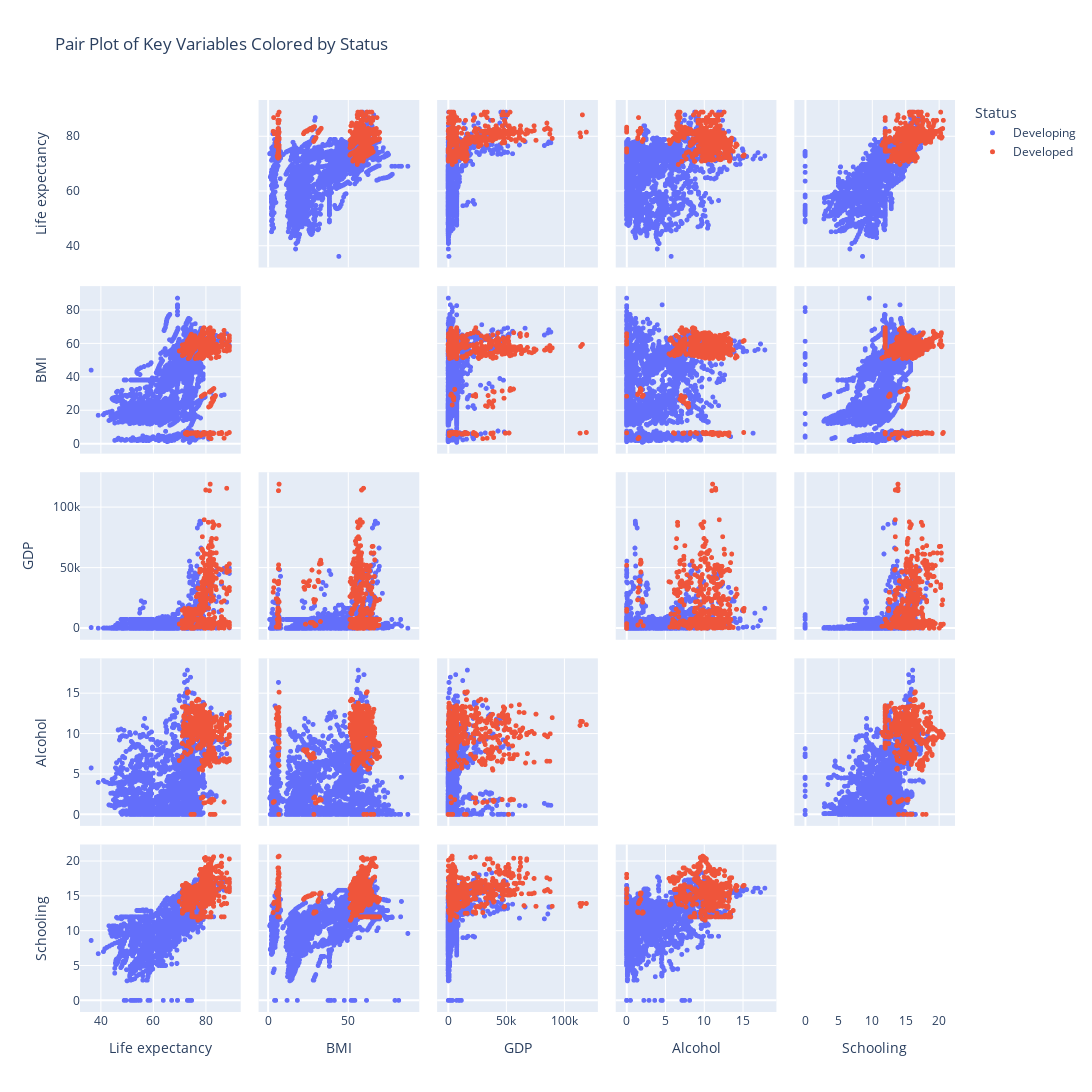

Notebook cell for this chart:
### Code cell
variables = ['Life expectancy', 'BMI', 'GDP', 'Alcohol', 'Schooling']

fig = px.scatter_matrix(data_filled,
                        dimensions=variables,
                        color='Status',
                        title='Pair Plot of Key Variables Colored by Status',
                        )
fig.update_traces(diagonal_visible=False)
fig.update_layout(width=1200, height=1200)
# make marker a  little smaller
fig.update_traces(marker=dict(size=5))
fig.show()

### Figure 1 — Plotly figure (JSON) as saved in the notebook; plotly's stock layout.template omitted (floating-point values rounded to 4 significant figures; data arrays with more than 128 entries replaced by an {"elided": "..."} marker saying what was removed)
{"data": [{"diagonal": {"visible": false}, "dimensions": [{"axis": {"matches": true}, "label": "Life expectancy", "values": {"elided": "2426 float values"}}, {"axis": {"matches": true}, "label": "BMI", "values": {"elided": "2426 float values"}}, {"axis": {"matches": true}, "label": "GDP", "values": {"elided": "2426 float values"}}, {"axis": {"matches": true}, "label": "Alcohol", "values": {"elided": "2426 float values"}}, {"axis": {"matches": true}, "label": "Schooling", "values": {"elided": "2426 float values"}}], "hovertemplate": "Status=Developing<br>%{xaxis.title.text}=%{x}<br>%{yaxis.title.text}=%{y}<extra></extra>", "legendgroup": "Developing", "marker": {"color": "#636efa", "size": 5, "symbol": "circle"}, "name": "Developing", "showlegend": true, "type": "splom"}, {"diagonal": {"visible": false}, "dimensions": [{"axis": {"matches": true}, "label": "Life expectancy", "values": {"elided": "512 float values"}}, {"axis": {"matches": true}, "label": "BMI", "values": {"elided": "512 float values"}}, {"axis": {"matches": true}, "label": "GDP", "values": {"elided": "512 float values"}}, {"axis": {"matches": true}, "label": "Alcohol", "values": {"elided": "512 float values"}}, {"axis": {"matches": true}, "label": "Schooling", "values": {"elided": "512 float values"}}], "hovertemplate": "Status=Developed<br>%{xaxis.title.text}=%{x}<br>%{yaxis.title.text}=%{y}<extra></extra>", "legendgroup": "Developed", "marker": {"color": "#EF553B", "size": 5, "symbol": "circle"}, "name": "Developed", "showlegend": true, "type": "splom"}], "layout": {"dragmode": "select", "height": 1200, "legend": {"title": {"text": "Status"}, "tracegroupgap": 0}, "title": {"text": "Pair Plot of Key Variables Colored by Status"}, "width": 1200}}
